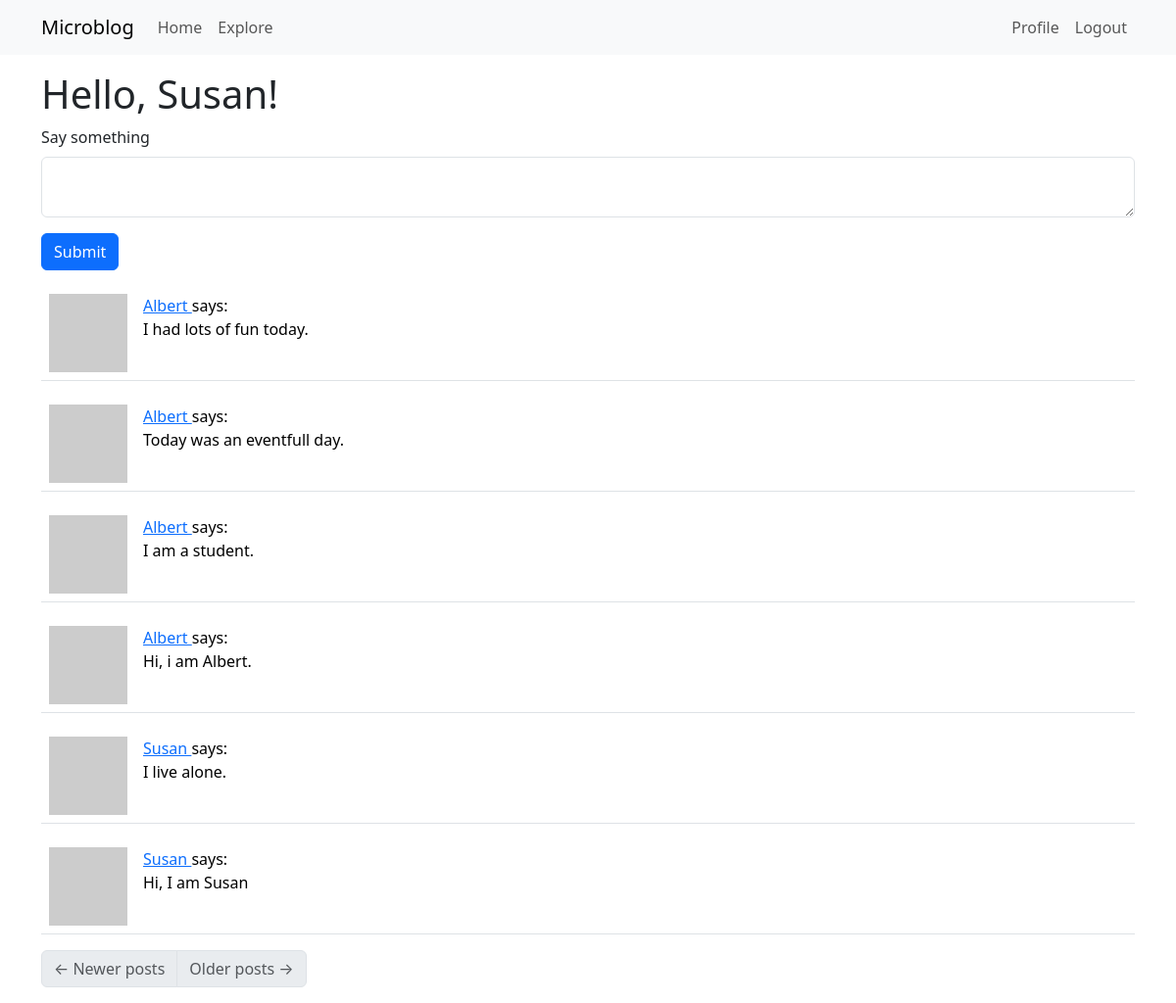
The app's page /index (signed in) with its own data.
### app/models.py (models this page shows, shortened)
class User(UserMixin, db.Model):
    id: so.Mapped[int] = so.mapped_column(primary_key=True)
    username: so.Mapped[str] = so.mapped_column(sa.String(64), index=True, unique=True)
    email: so.Mapped[str] = so.mapped_column(sa.String(120), index=True, unique=True)
    password_hash: so.Mapped[Optional[str]] = so.mapped_column(sa.String(256))
    posts: so.WriteOnlyMapped['Post'] = so.relationship(back_populates='author')
    about_me: so.Mapped[Optional[str]] = so.mapped_column(sa.String(140))
    last_seen: so.Mapped[Optional[datetime]] = so.mapped_column(default=lambda: datetime.now(timezone.utc))
    following: so.WriteOnlyMapped['User'] = so.relationship(
        secondary=followers, primaryjoin=(followers.c.follower_id == id),
        secondaryjoin=(followers.c.followed_id ==id),
        back_populates='followers')
    followers: so.WriteOnlyMapped['User'] = so.relationship(
        secondary=followers, primaryjoin=(followers.c.followed_id == id),
        secondaryjoin=(followers.c.follower_id ==id),
        back_populates='following')
    def avatar(self, size):
        digest = md5(self.email.lower().encode('utf-8')).hexdigest()
        return f'https://www.gravatar.com/avatar/{digest}?d=identicon&s={size}'
    def following_posts(self):
        Author = so.aliased(User)
        Follower = so.aliased(User)
        return (
            sa.select(Post)
            .join(Post.author.of_type(Author))
            .join(Author.followers.of_type(Follower), isouter=True)
            .where(sa.or_(
                Follower.id == self.id,
                Author.id == self.id,
                ))
            .group_by(Post)
            .order_by(Post.timestamp.desc())
        )

class Post(db.Model):
    id: so.Mapped[int] = so.mapped_column(primary_key=True)
    body: so.Mapped[str] = so.mapped_column(sa.String(140))
    timestamp: so.Mapped[datetime] = so.mapped_column(index=True, default=lambda: datetime.now(timezone.utc))
    user_id: so.Mapped[int] = so.mapped_column(sa.ForeignKey(User.id), index=True)
    author: so.Mapped[User] = so.relationship(back_populates='posts')

### app/routes.py (the view)
@app.route('/', methods = ['GET', 'POST'])
@app.route('/index', methods = ['GET', 'POST'])
@login_required
def index():
    form = PostForm()
    if form.validate_on_submit():
        post = Post(body=form.post.data, author=current_user)
        db.session.add(post)
        db.session.commit()
        flash('Your post is now live')
        return redirect(url_for('index'))
    page = request.args.get('page', 1, type=int)
    posts = db.paginate(current_user.following_posts(), page=page,
                        per_page=app.config['POSTS_PER_PAGE'], error_out=False)
    next_url = url_for('index', page=posts.next_num) \
        if posts.has_next else None
    prev_url = url_for('index', page=posts.prev_num) \
        if posts.has_prev else None
    return render_template('index.html', title= 'Home', form=form,
                            posts=posts.items, next_url=next_url,
                            prev_url=prev_url)

### app/forms.py
class PostForm(FlaskForm):
    post = TextAreaField('Say something', validators=[DataRequired(), Length(min=1, max=140)])
    submit = SubmitField('Submit')

### app/models.py (called while the page is built)
@login.user_loader
def load_user(id):
    return db.session.get(User, int(id))

### app/routes.py (called while the page is built)
@app.before_request
def before_request():
    if current_user.is_authenticated:
        current_user.last_seen = datetime.now(timezone.utc)
        db.session.commit()

### app/templates/index.html
{% extends "base.html" %}
{% import "bootstrap_wtf.html" as wtf %}
{% block content %}
    <h1>Hello, {{ current_user.username }}!</h1>
    {% if form %}
    {{ wtf.quick_form(form) }}
    {% endif %}
    {% for post in posts %}
        {% include '_post.html' %}
    {% endfor %}
    <nav aria-label="Post navigation">
        <ul class="pagination">
            <li class="page-item{% if not prev_url %} disabled{% endif %}">
                <a class="page-link" href="{{ prev_url }}">
                    <span aria-hidden="true">&larr;</span> Newer posts
                </a>
            </li>
            <li class="page-item{% if not next_url %} disabled{% endif %}">
                <a class="page-link" href="{{ next_url }}">
                    Older posts <span aria-hidden="true">&rarr;</span>
                </a>
            </li>
        </ul>
    </nav>
{% endblock %}

### app/templates/_post.html
        <table class="table table-hover">
            <tr>
                <td width="70px">
                    <a href="{{ url_for('user', username=post.author.username) }}">
                        <img src="{{ post.author.avatar(70) }}">
                    </a>
                </td>
                <td>
                    <a href="{{ url_for('user', username=post.author.username) }}">
                        {{ post.author.username }}
                    </a>
                    says:
                    <br>
                    {{ post.body }}
                </td>
            </tr>
        </table>

### records on screen
User: username "Susan"
Post: author.username "Albert", body "I had lots of fun today."
Post: author.username "Albert", body "Today was an eventfull day."
Post: author.username "Albert", body "I am a student."
Post: author.username "Albert", body "Hi, i am Albert."
Post: author.username "Susan", body "I live alone."
Post: author.username "Susan", body "Hi, I am Susan"

### other values on screen
{{ field.label(class='form-label') }} "Say something"
